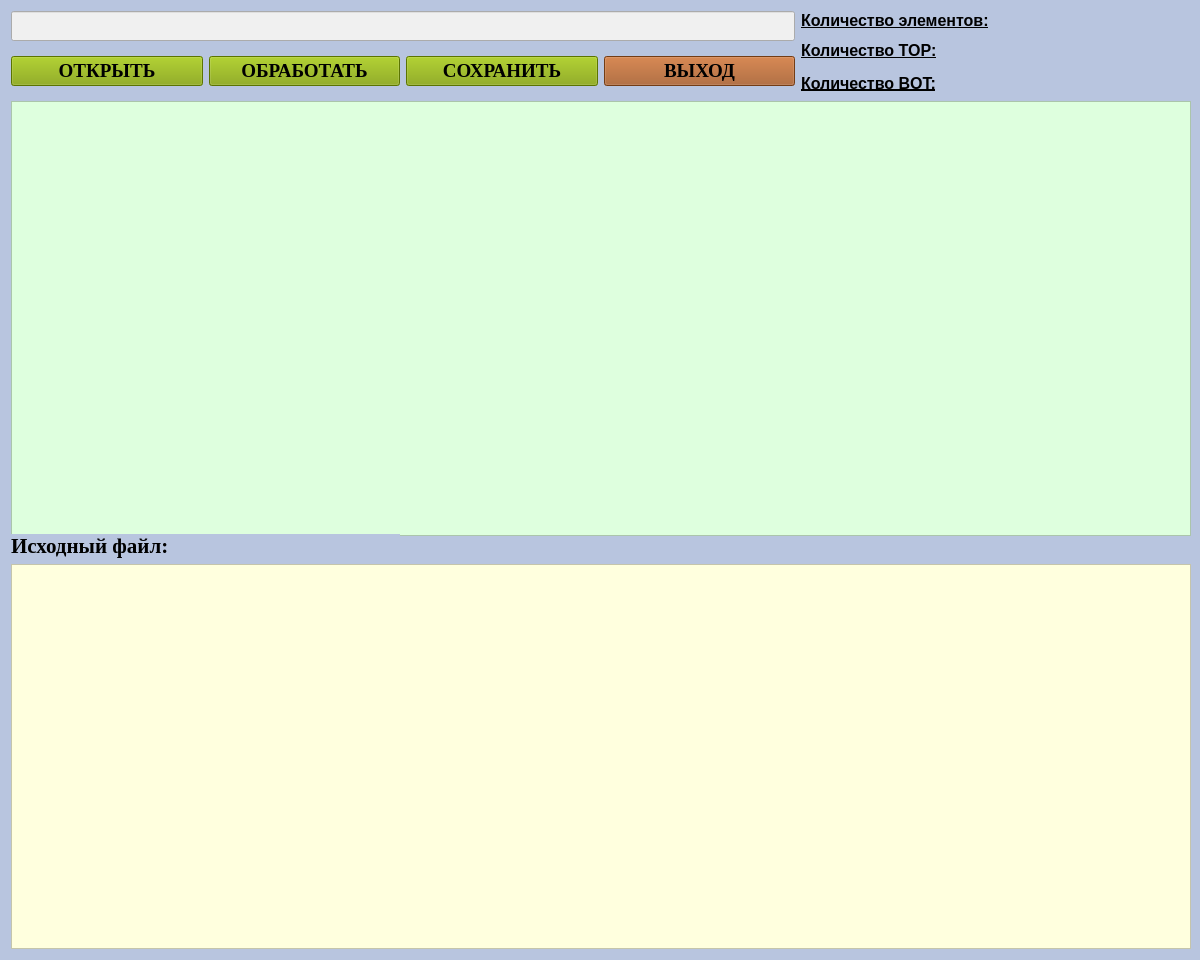
<?xml version="1.0" encoding="UTF-8"?>
<ui version="4.0">
 <class>MainWindow</class>
 <widget class="QMainWindow" name="MainWindow">
  <property name="geometry">
   <rect>
    <x>0</x>
    <y>0</y>
    <width>1200</width>
    <height>960</height>
   </rect>
  </property>
  <property name="minimumSize">
   <size>
    <width>1200</width>
    <height>960</height>
   </size>
  </property>
  <property name="font">
   <font>
    <weight>50</weight>
    <bold>false</bold>
   </font>
  </property>
  <property name="windowTitle">
   <string>Report parser</string>
  </property>
  <property name="windowIcon">
   <iconset resource="BMP.qrc">
    <normaloff>:/C:/Users/AdminK.ZENIT/Desktop/RP.bmp</normaloff>:/C:/Users/AdminK.ZENIT/Desktop/RP.bmp</iconset>
  </property>
  <property name="styleSheet">
   <string notr="true">background-color: rgb(184, 197, 223);</string>
  </property>
  <widget class="QWidget" name="centralWidget">
   <layout class="QGridLayout" name="gridLayout">
    <item row="0" column="0" rowspan="2" colspan="4">
     <widget class="QLineEdit" name="lineEdit">
      <property name="font">
       <font>
        <family>Times New Roman</family>
        <pointsize>14</pointsize>
       </font>
      </property>
      <property name="styleSheet">
       <string notr="true">background-color: rgb(240, 240, 240);</string>
      </property>
      <property name="readOnly">
       <bool>true</bool>
      </property>
     </widget>
    </item>
    <item row="0" column="4">
     <widget class="QLabel" name="label_2">
      <property name="font">
       <font>
        <pointsize>12</pointsize>
        <weight>75</weight>
        <bold>true</bold>
        <underline>true</underline>
       </font>
      </property>
      <property name="text">
       <string>Количество элементов:</string>
      </property>
     </widget>
    </item>
    <item row="0" column="5">
     <widget class="QLabel" name="allCount">
      <property name="font">
       <font>
        <pointsize>12</pointsize>
        <weight>75</weight>
        <bold>true</bold>
       </font>
      </property>
      <property name="text">
       <string/>
      </property>
     </widget>
    </item>
    <item row="1" column="4" rowspan="2" colspan="2">
     <widget class="QLabel" name="label_4">
      <property name="font">
       <font>
        <pointsize>12</pointsize>
        <weight>75</weight>
        <bold>true</bold>
        <underline>true</underline>
       </font>
      </property>
      <property name="text">
       <string>Количество TOP:</string>
      </property>
     </widget>
    </item>
    <item row="2" column="0" rowspan="3">
     <widget class="QPushButton" name="openButton">
      <property name="font">
       <font>
        <family>Times New Roman</family>
        <pointsize>14</pointsize>
        <weight>75</weight>
        <bold>true</bold>
       </font>
      </property>
      <property name="styleSheet">
       <string notr="true">background-color: rgb(128, 162, 0);</string>
      </property>
      <property name="text">
       <string>ОТКРЫТЬ</string>
      </property>
     </widget>
    </item>
    <item row="2" column="1" rowspan="3">
     <widget class="QPushButton" name="genegateButton">
      <property name="font">
       <font>
        <family>Times New Roman</family>
        <pointsize>14</pointsize>
        <weight>75</weight>
        <bold>true</bold>
       </font>
      </property>
      <property name="styleSheet">
       <string notr="true">background-color: rgb(128, 162, 0);</string>
      </property>
      <property name="text">
       <string>ОБРАБОТАТЬ</string>
      </property>
     </widget>
    </item>
    <item row="2" column="2" rowspan="3">
     <widget class="QPushButton" name="saveButton">
      <property name="font">
       <font>
        <family>Times New Roman</family>
        <pointsize>14</pointsize>
        <weight>75</weight>
        <bold>true</bold>
       </font>
      </property>
      <property name="styleSheet">
       <string notr="true">background-color: rgb(128, 162, 0);</string>
      </property>
      <property name="text">
       <string>СОХРАНИТЬ</string>
      </property>
     </widget>
    </item>
    <item row="2" column="3" rowspan="3">
     <widget class="QPushButton" name="exitButton">
      <property name="font">
       <font>
        <family>Times New Roman</family>
        <pointsize>14</pointsize>
        <weight>75</weight>
        <bold>true</bold>
       </font>
      </property>
      <property name="styleSheet">
       <string notr="true">background-color: rgb(161, 84, 30)</string>
      </property>
      <property name="text">
       <string>ВЫХОД</string>
      </property>
     </widget>
    </item>
    <item row="2" column="5">
     <widget class="QLabel" name="allCountTop">
      <property name="font">
       <font>
        <pointsize>12</pointsize>
        <weight>75</weight>
        <bold>true</bold>
       </font>
      </property>
      <property name="text">
       <string/>
      </property>
     </widget>
    </item>
    <item row="3" column="4" rowspan="2" colspan="2">
     <widget class="QLabel" name="label_3">
      <property name="font">
       <font>
        <pointsize>12</pointsize>
        <weight>75</weight>
        <bold>true</bold>
        <underline>true</underline>
       </font>
      </property>
      <property name="text">
       <string>Количество BOT:</string>
      </property>
     </widget>
    </item>
    <item row="4" column="5">
     <widget class="QLabel" name="allCountBot">
      <property name="font">
       <font>
        <pointsize>12</pointsize>
        <weight>75</weight>
        <bold>true</bold>
       </font>
      </property>
      <property name="text">
       <string/>
      </property>
     </widget>
    </item>
    <item row="5" column="0" colspan="6">
     <widget class="QTextEdit" name="textEdit_2">
      <property name="minimumSize">
       <size>
        <width>1180</width>
        <height>435</height>
       </size>
      </property>
      <property name="font">
       <font>
        <pointsize>14</pointsize>
        <weight>50</weight>
        <bold>false</bold>
        <kerning>false</kerning>
       </font>
      </property>
      <property name="styleSheet">
       <string notr="true">background-color: rgb(222, 255, 222);
border-color: rgb(170, 0, 0);</string>
      </property>
      <property name="lineWrapMode">
       <enum>QTextEdit::NoWrap</enum>
      </property>
     </widget>
    </item>
    <item row="6" column="0" colspan="2">
     <widget class="QLabel" name="label">
      <property name="font">
       <font>
        <family>Times New Roman</family>
        <pointsize>16</pointsize>
        <weight>75</weight>
        <bold>true</bold>
       </font>
      </property>
      <property name="text">
       <string>Исходный файл:</string>
      </property>
     </widget>
    </item>
    <item row="7" column="0" colspan="6">
     <widget class="QTextEdit" name="textEdit">
      <property name="minimumSize">
       <size>
        <width>1180</width>
        <height>385</height>
       </size>
      </property>
      <property name="font">
       <font>
        <pointsize>12</pointsize>
       </font>
      </property>
      <property name="styleSheet">
       <string notr="true">background-color: rgb(255, 255, 222);
border-color: rgb(170, 0, 0);</string>
      </property>
      <property name="lineWrapMode">
       <enum>QTextEdit::NoWrap</enum>
      </property>
      <property name="readOnly">
       <bool>true</bool>
      </property>
     </widget>
    </item>
   </layout>
  </widget>
 </widget>
 <layoutdefault spacing="6" margin="11"/>
 <resources>
  <include location="BMP.qrc"/>
 </resources>
 <connections/>
</ui>
